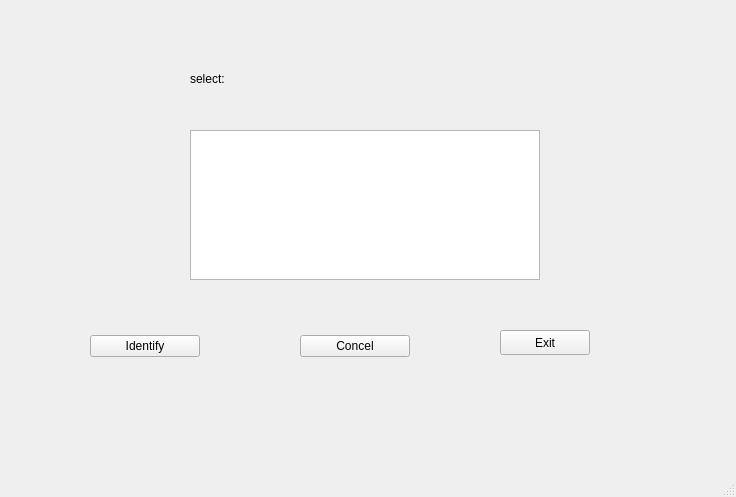
<?xml version="1.0" encoding="UTF-8"?>
<ui version="4.0">
 <class>Bank</class>
 <widget class="QMainWindow" name="Bank">
  <property name="geometry">
   <rect>
    <x>0</x>
    <y>0</y>
    <width>736</width>
    <height>497</height>
   </rect>
  </property>
  <property name="windowTitle">
   <string>MainWindow</string>
  </property>
  <widget class="QWidget" name="centralwidget">
   <widget class="QPushButton" name="btn_quit">
    <property name="geometry">
     <rect>
      <x>500</x>
      <y>330</y>
      <width>90</width>
      <height>25</height>
     </rect>
    </property>
    <property name="text">
     <string>Exit</string>
    </property>
   </widget>
   <widget class="QWidget" name="layoutWidget">
    <property name="geometry">
     <rect>
      <x>90</x>
      <y>330</y>
      <width>320</width>
      <height>33</height>
     </rect>
    </property>
    <layout class="QHBoxLayout" name="horizontalLayout">
     <property name="spacing">
      <number>100</number>
     </property>
     <item>
      <widget class="QPushButton" name="btn_authorize">
       <property name="text">
        <string>Identify</string>
       </property>
      </widget>
     </item>
     <item>
      <widget class="QPushButton" name="btn_reject">
       <property name="text">
        <string>Concel</string>
       </property>
      </widget>
     </item>
    </layout>
   </widget>
   <widget class="QTableWidget" name="table">
    <property name="geometry">
     <rect>
      <x>190</x>
      <y>130</y>
      <width>350</width>
      <height>150</height>
     </rect>
    </property>
   </widget>
   <widget class="QLabel" name="label">
    <property name="geometry">
     <rect>
      <x>190</x>
      <y>70</y>
      <width>221</width>
      <height>17</height>
     </rect>
    </property>
    <property name="text">
     <string>select:</string>
    </property>
   </widget>
  </widget>
  <widget class="QMenuBar" name="menubar">
   <property name="geometry">
    <rect>
     <x>0</x>
     <y>0</y>
     <width>736</width>
     <height>28</height>
    </rect>
   </property>
  </widget>
  <widget class="QStatusBar" name="statusbar"/>
 </widget>
 <resources/>
 <connections/>
</ui>
